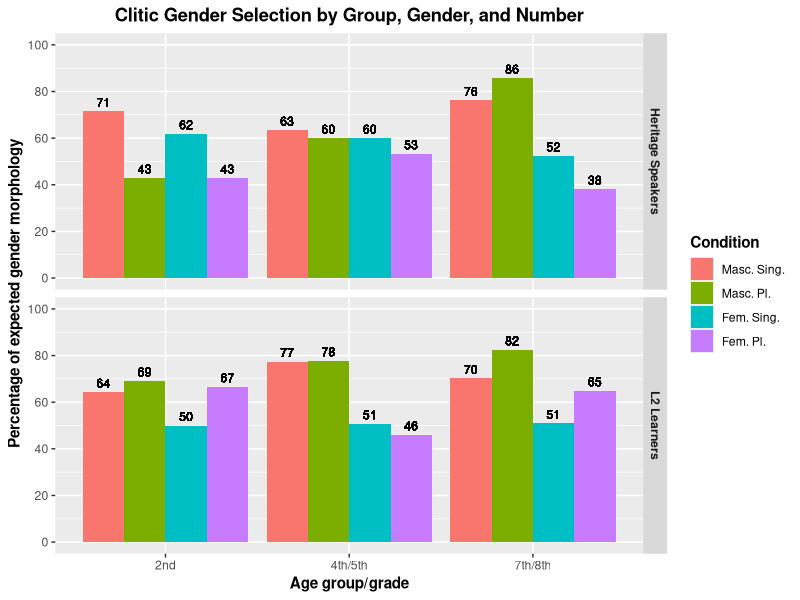
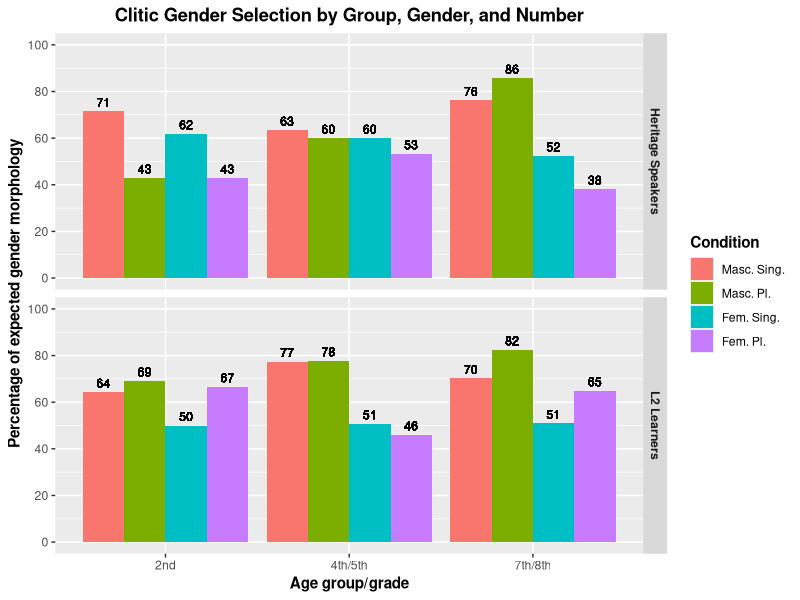

Here is the R script that generated these plots, in order:
library(tidyverse)
library(here)


# Load data
HS_2_FCT <- read_csv(here("./CSV Files/Heritage/Heritage Second Clitic FCT.csv")) %>% 
  mutate(Speaker_Group = "Heritage Speakers")

HS_45_FCT <- read_csv(here("./CSV Files/Heritage/Heritage Fourth and Fifth Clitic FCT.csv")) %>% 
  mutate(Speaker_Group = "Heritage Speakers")

HS_78_FCT <- read_csv(here("./CSV Files/Heritage/Heritage Seventh and Eighth Clitic FCT.csv")) %>% 
  mutate(Speaker_Group = "Heritage Speakers")

L2_2_FCT <- read_csv(here("./CSV Files/L2 Learners/L2 Second Clitic FCT.csv")) %>% 
  mutate(Speaker_Group = "L2 Learners")

L2_45_FCT <- read_csv(here("./CSV Files/L2 Learners/L2 Fourth and Fifth Clitic FCT.csv")) %>% 
  mutate(Speaker_Group = "L2 Learners")

L2_78_FCT <- read_csv(here("./CSV Files/L2 Learners/L2 Seventh and Eighth Clitic FCT.csv")) %>% 
  mutate(Speaker_Group = "L2 Learners")


# Separate by condition
## Masculine singular clitics
HS_2_FCT_Masculine_Singular <- HS_2_FCT %>% 
  filter(Gender == "Masculine") %>% 
  filter(Number == "Singular") %>% 
  mutate(Condition = "Masc. Sing.")

HS_45_FCT_Masculine_Singular <- HS_45_FCT %>% 
  filter(Gender == "Masculine") %>% 
  filter(Number == "Singular") %>% 
  mutate(Condition = "Masc. Sing.")

HS_78_FCT_Masculine_Singular <- HS_78_FCT %>% 
  filter(Gender == "Masculine") %>% 
  filter(Number == "Singular") %>% 
  mutate(Condition = "Masc. Sing.")

L2_2_FCT_Masculine_Singular <- L2_2_FCT %>% 
  filter(Gender == "Masculine") %>% 
  filter(Number == "Singular") %>% 
  mutate(Condition = "Masc. Sing.")

L2_45_FCT_Masculine_Singular <- L2_45_FCT %>% 
  filter(Gender == "Masculine") %>% 
  filter(Number == "Singular") %>% 
  mutate(Condition = "Masc. Sing.")

L2_78_FCT_Masculine_Singular <- L2_78_FCT %>% 
  filter(Gender == "Masculine") %>% 
  filter(Number == "Singular") %>% 
  mutate(Condition = "Masc. Sing.")


## Feminine singular clitics
HS_2_FCT_Feminine_Singular <- HS_2_FCT %>% 
  filter(Gender == "Feminine") %>% 
  filter(Number == "Singular") %>% 
  mutate(Condition = "Fem. Sing.")

HS_45_FCT_Feminine_Singular <- HS_45_FCT %>% 
  filter(Gender == "Feminine") %>% 
  filter(Number == "Singular") %>% 
  mutate(Condition = "Fem. Sing.")

HS_78_FCT_Feminine_Singular <- HS_78_FCT %>% 
  filter(Gender == "Feminine") %>% 
  filter(Number == "Singular") %>% 
  mutate(Condition = "Fem. Sing.")

L2_2_FCT_Feminine_Singular <- L2_2_FCT %>% 
  filter(Gender == "Feminine") %>% 
  filter(Number == "Singular") %>% 
  mutate(Condition = "Fem. Sing.")

L2_45_FCT_Feminine_Singular <- L2_45_FCT %>% 
  filter(Gender == "Feminine") %>% 
  filter(Number == "Singular") %>% 
  mutate(Condition = "Fem. Sing.")

L2_78_FCT_Feminine_Singular <- L2_78_FCT %>% 
  filter(Gender == "Feminine") %>% 
  filter(Number == "Singular") %>% 
  mutate(Condition = "Fem. Sing.")


## Masculine plural clitics
## Masculine singular clitics
HS_2_FCT_Masculine_Plural <- HS_2_FCT %>% 
  filter(Gender == "Masculine") %>% 
  filter(Number == "Plural") %>% 
  mutate(Condition = "Masc. Pl.")

HS_45_FCT_Masculine_Plural <- HS_45_FCT %>% 
  filter(Gender == "Masculine") %>% 
  filter(Number == "Plural") %>% 
  mutate(Condition = "Masc. Pl.")

HS_78_FCT_Masculine_Plural <- HS_78_FCT %>% 
  filter(Gender == "Masculine") %>% 
  filter(Number == "Plural") %>% 
  mutate(Condition = "Masc. Pl.")

L2_2_FCT_Masculine_Plural <- L2_2_FCT %>% 
  filter(Gender == "Masculine") %>% 
  filter(Number == "Plural") %>% 
  mutate(Condition = "Masc. Pl.")

L2_45_FCT_Masculine_Plural <- L2_45_FCT %>% 
  filter(Gender == "Masculine") %>% 
  filter(Number == "Plural") %>% 
  mutate(Condition = "Masc. Pl.")

L2_78_FCT_Masculine_Plural <- L2_78_FCT %>% 
  filter(Gender == "Masculine") %>% 
  filter(Number == "Plural") %>% 
  mutate(Condition = "Masc. Pl.")


## Feminine singular clitics
HS_2_FCT_Feminine_Plural <- HS_2_FCT %>% 
  filter(Gender == "Feminine") %>% 
  filter(Number == "Plural") %>% 
  mutate(Condition = "Fem. Pl.")

HS_45_FCT_Feminine_Plural <- HS_45_FCT %>% 
  filter(Gender == "Feminine") %>% 
  filter(Number == "Plural") %>% 
  mutate(Condition = "Fem. Pl.")

HS_78_FCT_Feminine_Plural <- HS_78_FCT %>% 
  filter(Gender == "Feminine") %>% 
  filter(Number == "Plural") %>% 
  mutate(Condition = "Fem. Pl.")

L2_2_FCT_Feminine_Plural <- L2_2_FCT %>% 
  filter(Gender == "Feminine") %>% 
  filter(Number == "Plural") %>% 
  mutate(Condition = "Fem. Pl.")

L2_45_FCT_Feminine_Plural <- L2_45_FCT %>% 
  filter(Gender == "Feminine") %>% 
  filter(Number == "Plural") %>% 
  mutate(Condition = "Fem. Pl.")

L2_78_FCT_Feminine_Plural <- L2_78_FCT %>% 
  filter(Gender == "Feminine") %>% 
  filter(Number == "Plural") %>% 
  mutate(Condition = "Fem. Pl.")


# Generate percentages by segment
## Heritage speakers, second grade
HS_2_FCT_Masculine_Singular_Average <- aggregate(HS_2_FCT_Masculine_Singular$Accuracy, list(HS_2_FCT_Masculine_Singular$Structure), FUN = mean, na.rm = TRUE)
HS_2_FCT_Masculine_Singular_Average <- HS_2_FCT_Masculine_Singular_Average %>% rename(Structure_Avg = x)
HS_2_FCT_Masculine_Singular_Average <- left_join(HS_2_FCT_Masculine_Singular, HS_2_FCT_Masculine_Singular_Average, by = c("Structure" = "Group.1")) %>%  
  mutate(Structure_Percentage = Structure_Avg * 100)

HS_2_FCT_Feminine_Singular_Average <- aggregate(HS_2_FCT_Feminine_Singular$Accuracy, list(HS_2_FCT_Feminine_Singular$Structure), FUN = mean, na.rm = TRUE)
HS_2_FCT_Feminine_Singular_Average <- HS_2_FCT_Feminine_Singular_Average %>% rename(Structure_Avg = x)
HS_2_FCT_Feminine_Singular_Average <- left_join(HS_2_FCT_Feminine_Singular, HS_2_FCT_Feminine_Singular_Average, by = c("Structure" = "Group.1")) %>%  
  mutate(Structure_Percentage = Structure_Avg * 100)

HS_2_FCT_Masculine_Plural_Average <- aggregate(HS_2_FCT_Masculine_Plural$Accuracy, list(HS_2_FCT_Masculine_Plural$Structure), FUN = mean, na.rm = TRUE)
HS_2_FCT_Masculine_Plural_Average <- HS_2_FCT_Masculine_Plural_Average %>% rename(Structure_Avg = x)
HS_2_FCT_Masculine_Plural_Average <- left_join(HS_2_FCT_Masculine_Plural, HS_2_FCT_Masculine_Plural_Average, by = c("Structure" = "Group.1")) %>%  
  mutate(Structure_Percentage = Structure_Avg * 100)

HS_2_FCT_Feminine_Plural_Average <- aggregate(HS_2_FCT_Feminine_Plural$Accuracy, list(HS_2_FCT_Feminine_Plural$Structure), FUN = mean, na.rm = TRUE)
HS_2_FCT_Feminine_Plural_Average <- HS_2_FCT_Feminine_Plural_Average %>% rename(Structure_Avg = x)
HS_2_FCT_Feminine_Plural_Average <- left_join(HS_2_FCT_Feminine_Plural, HS_2_FCT_Feminine_Plural_Average, by = c("Structure" = "Group.1")) %>%  
  mutate(Structure_Percentage = Structure_Avg * 100)


## Heritage speakers, fourth/fifth grade
HS_45_FCT_Masculine_Singular_Average <- aggregate(HS_45_FCT_Masculine_Singular$Accuracy, list(HS_45_FCT_Masculine_Singular$Structure), FUN = mean, na.rm = TRUE)
HS_45_FCT_Masculine_Singular_Average <- HS_45_FCT_Masculine_Singular_Average %>% rename(Structure_Avg = x)
HS_45_FCT_Masculine_Singular_Average <- left_join(HS_45_FCT_Masculine_Singular, HS_45_FCT_Masculine_Singular_Average, by = c("Structure" = "Group.1")) %>%  
  mutate(Structure_Percentage = Structure_Avg * 100)

HS_45_FCT_Feminine_Singular_Average <- aggregate(HS_45_FCT_Feminine_Singular$Accuracy, list(HS_45_FCT_Feminine_Singular$Structure), FUN = mean, na.rm = TRUE)
HS_45_FCT_Feminine_Singular_Average <- HS_45_FCT_Feminine_Singular_Average %>% rename(Structure_Avg = x)
HS_45_FCT_Feminine_Singular_Average <- left_join(HS_45_FCT_Feminine_Singular, HS_45_FCT_Feminine_Singular_Average, by = c("Structure" = "Group.1")) %>%  
  mutate(Structure_Percentage = Structure_Avg * 100)

HS_45_FCT_Masculine_Plural_Average <- aggregate(HS_45_FCT_Masculine_Plural$Accuracy, list(HS_45_FCT_Masculine_Plural$Structure), FUN = mean, na.rm = TRUE)
HS_45_FCT_Masculine_Plural_Average <- HS_45_FCT_Masculine_Plural_Average %>% rename(Structure_Avg = x)
HS_45_FCT_Masculine_Plural_Average <- left_join(HS_45_FCT_Masculine_Plural, HS_45_FCT_Masculine_Plural_Average, by = c("Structure" = "Group.1")) %>%  
  mutate(Structure_Percentage = Structure_Avg * 100)

HS_45_FCT_Feminine_Plural_Average <- aggregate(HS_45_FCT_Feminine_Plural$Accuracy, list(HS_45_FCT_Feminine_Plural$Structure), FUN = mean, na.rm = TRUE)
HS_45_FCT_Feminine_Plural_Average <- HS_45_FCT_Feminine_Plural_Average %>% rename(Structure_Avg = x)
HS_45_FCT_Feminine_Plural_Average <- left_join(HS_45_FCT_Feminine_Plural, HS_45_FCT_Feminine_Plural_Average, by = c("Structure" = "Group.1")) %>%  
  mutate(Structure_Percentage = Structure_Avg * 100)


## Heritage speakers, seventh/eighth grade
HS_78_FCT_Masculine_Singular_Average <- aggregate(HS_78_FCT_Masculine_Singular$Accuracy, list(HS_78_FCT_Masculine_Singular$Structure), FUN = mean, na.rm = TRUE)
HS_78_FCT_Masculine_Singular_Average <- HS_78_FCT_Masculine_Singular_Average %>% rename(Structure_Avg = x)
HS_78_FCT_Masculine_Singular_Average <- left_join(HS_78_FCT_Masculine_Singular, HS_78_FCT_Masculine_Singular_Average, by = c("Structure" = "Group.1")) %>%  
  mutate(Structure_Percentage = Structure_Avg * 100)

HS_78_FCT_Feminine_Singular_Average <- aggregate(HS_78_FCT_Feminine_Singular$Accuracy, list(HS_78_FCT_Feminine_Singular$Structure), FUN = mean, na.rm = TRUE)
HS_78_FCT_Feminine_Singular_Average <- HS_78_FCT_Feminine_Singular_Average %>% rename(Structure_Avg = x)
HS_78_FCT_Feminine_Singular_Average <- left_join(HS_78_FCT_Feminine_Singular, HS_78_FCT_Feminine_Singular_Average, by = c("Structure" = "Group.1")) %>%  
  mutate(Structure_Percentage = Structure_Avg * 100)

HS_78_FCT_Masculine_Plural_Average <- aggregate(HS_78_FCT_Masculine_Plural$Accuracy, list(HS_78_FCT_Masculine_Plural$Structure), FUN = mean, na.rm = TRUE)
HS_78_FCT_Masculine_Plural_Average <- HS_78_FCT_Masculine_Plural_Average %>% rename(Structure_Avg = x)
HS_78_FCT_Masculine_Plural_Average <- left_join(HS_78_FCT_Masculine_Plural, HS_78_FCT_Masculine_Plural_Average, by = c("Structure" = "Group.1")) %>%  
  mutate(Structure_Percentage = Structure_Avg * 100)

HS_78_FCT_Feminine_Plural_Average <- aggregate(HS_78_FCT_Feminine_Plural$Accuracy, list(HS_78_FCT_Feminine_Plural$Structure), FUN = mean, na.rm = TRUE)
HS_78_FCT_Feminine_Plural_Average <- HS_78_FCT_Feminine_Plural_Average %>% rename(Structure_Avg = x)
HS_78_FCT_Feminine_Plural_Average <- left_join(HS_78_FCT_Feminine_Plural, HS_78_FCT_Feminine_Plural_Average, by = c("Structure" = "Group.1")) %>%  
  mutate(Structure_Percentage = Structure_Avg * 100)


## L2 learners, second grade
L2_2_FCT_Masculine_Singular_Average <- aggregate(L2_2_FCT_Masculine_Singular$Accuracy, list(L2_2_FCT_Masculine_Singular$Structure), FUN = mean, na.rm = TRUE)
L2_2_FCT_Masculine_Singular_Average <- L2_2_FCT_Masculine_Singular_Average %>% rename(Structure_Avg = x)
L2_2_FCT_Masculine_Singular_Average <- left_join(L2_2_FCT_Masculine_Singular, L2_2_FCT_Masculine_Singular_Average, by = c("Structure" = "Group.1")) %>%  
  mutate(Structure_Percentage = Structure_Avg * 100)

L2_2_FCT_Feminine_Singular_Average <- aggregate(L2_2_FCT_Feminine_Singular$Accuracy, list(L2_2_FCT_Feminine_Singular$Structure), FUN = mean, na.rm = TRUE)
L2_2_FCT_Feminine_Singular_Average <- L2_2_FCT_Feminine_Singular_Average %>% rename(Structure_Avg = x)
L2_2_FCT_Feminine_Singular_Average <- left_join(L2_2_FCT_Feminine_Singular, L2_2_FCT_Feminine_Singular_Average, by = c("Structure" = "Group.1")) %>%  
  mutate(Structure_Percentage = Structure_Avg * 100)

L2_2_FCT_Masculine_Plural_Average <- aggregate(L2_2_FCT_Masculine_Plural$Accuracy, list(L2_2_FCT_Masculine_Plural$Structure), FUN = mean, na.rm = TRUE)
L2_2_FCT_Masculine_Plural_Average <- L2_2_FCT_Masculine_Plural_Average %>% rename(Structure_Avg = x)
L2_2_FCT_Masculine_Plural_Average <- left_join(L2_2_FCT_Masculine_Plural, L2_2_FCT_Masculine_Plural_Average, by = c("Structure" = "Group.1")) %>%  
  mutate(Structure_Percentage = Structure_Avg * 100)

L2_2_FCT_Feminine_Plural_Average <- aggregate(L2_2_FCT_Feminine_Plural$Accuracy, list(L2_2_FCT_Feminine_Plural$Structure), FUN = mean, na.rm = TRUE)
L2_2_FCT_Feminine_Plural_Average <- L2_2_FCT_Feminine_Plural_Average %>% rename(Structure_Avg = x)
L2_2_FCT_Feminine_Plural_Average <- left_join(L2_2_FCT_Feminine_Plural, L2_2_FCT_Feminine_Plural_Average, by = c("Structure" = "Group.1")) %>%  
  mutate(Structure_Percentage = Structure_Avg * 100)


## L2 learners, fourth/fifth grade
L2_45_FCT_Masculine_Singular_Average <- aggregate(L2_45_FCT_Masculine_Singular$Accuracy, list(L2_45_FCT_Masculine_Singular$Structure), FUN = mean, na.rm = TRUE)
L2_45_FCT_Masculine_Singular_Average <- L2_45_FCT_Masculine_Singular_Average %>% rename(Structure_Avg = x)
L2_45_FCT_Masculine_Singular_Average <- left_join(L2_45_FCT_Masculine_Singular, L2_45_FCT_Masculine_Singular_Average, by = c("Structure" = "Group.1")) %>%  
  mutate(Structure_Percentage = Structure_Avg * 100)

L2_45_FCT_Feminine_Singular_Average <- aggregate(L2_45_FCT_Feminine_Singular$Accuracy, list(L2_45_FCT_Feminine_Singular$Structure), FUN = mean, na.rm = TRUE)
L2_45_FCT_Feminine_Singular_Average <- L2_45_FCT_Feminine_Singular_Average %>% rename(Structure_Avg = x)
L2_45_FCT_Feminine_Singular_Average <- left_join(L2_45_FCT_Feminine_Singular, L2_45_FCT_Feminine_Singular_Average, by = c("Structure" = "Group.1")) %>%  
  mutate(Structure_Percentage = Structure_Avg * 100)

L2_45_FCT_Masculine_Plural_Average <- aggregate(L2_45_FCT_Masculine_Plural$Accuracy, list(L2_45_FCT_Masculine_Plural$Structure), FUN = mean, na.rm = TRUE)
L2_45_FCT_Masculine_Plural_Average <- L2_45_FCT_Masculine_Plural_Average %>% rename(Structure_Avg = x)
L2_45_FCT_Masculine_Plural_Average <- left_join(L2_45_FCT_Masculine_Plural, L2_45_FCT_Masculine_Plural_Average, by = c("Structure" = "Group.1")) %>%  
  mutate(Structure_Percentage = Structure_Avg * 100)

L2_45_FCT_Feminine_Plural_Average <- aggregate(L2_45_FCT_Feminine_Plural$Accuracy, list(L2_45_FCT_Feminine_Plural$Structure), FUN = mean, na.rm = TRUE)
L2_45_FCT_Feminine_Plural_Average <- L2_45_FCT_Feminine_Plural_Average %>% rename(Structure_Avg = x)
L2_45_FCT_Feminine_Plural_Average <- left_join(L2_45_FCT_Feminine_Plural, L2_45_FCT_Feminine_Plural_Average, by = c("Structure" = "Group.1")) %>%  
  mutate(Structure_Percentage = Structure_Avg * 100)


## L2 learners, seventh/eighth grade
L2_78_FCT_Masculine_Singular_Average <- aggregate(L2_78_FCT_Masculine_Singular$Accuracy, list(L2_78_FCT_Masculine_Singular$Structure), FUN = mean, na.rm = TRUE)
L2_78_FCT_Masculine_Singular_Average <- L2_78_FCT_Masculine_Singular_Average %>% rename(Structure_Avg = x)
L2_78_FCT_Masculine_Singular_Average <- left_join(L2_78_FCT_Masculine_Singular, L2_78_FCT_Masculine_Singular_Average, by = c("Structure" = "Group.1")) %>%  
  mutate(Structure_Percentage = Structure_Avg * 100)

L2_78_FCT_Feminine_Singular_Average <- aggregate(L2_78_FCT_Feminine_Singular$Accuracy, list(L2_78_FCT_Feminine_Singular$Structure), FUN = mean, na.rm = TRUE)
L2_78_FCT_Feminine_Singular_Average <- L2_78_FCT_Feminine_Singular_Average %>% rename(Structure_Avg = x)
L2_78_FCT_Feminine_Singular_Average <- left_join(L2_78_FCT_Feminine_Singular, L2_78_FCT_Feminine_Singular_Average, by = c("Structure" = "Group.1")) %>%  
  mutate(Structure_Percentage = Structure_Avg * 100)

L2_78_FCT_Masculine_Plural_Average <- aggregate(L2_78_FCT_Masculine_Plural$Accuracy, list(L2_78_FCT_Masculine_Plural$Structure), FUN = mean, na.rm = TRUE)
L2_78_FCT_Masculine_Plural_Average <- L2_78_FCT_Masculine_Plural_Average %>% rename(Structure_Avg = x)
L2_78_FCT_Masculine_Plural_Average <- left_join(L2_78_FCT_Masculine_Plural, L2_78_FCT_Masculine_Plural_Average, by = c("Structure" = "Group.1")) %>%  
  mutate(Structure_Percentage = Structure_Avg * 100)

L2_78_FCT_Feminine_Plural_Average <- aggregate(L2_78_FCT_Feminine_Plural$Accuracy, list(L2_78_FCT_Feminine_Plural$Structure), FUN = mean, na.rm = TRUE)
L2_78_FCT_Feminine_Plural_Average <- L2_78_FCT_Feminine_Plural_Average %>% rename(Structure_Avg = x)
L2_78_FCT_Feminine_Plural_Average <- left_join(L2_78_FCT_Feminine_Plural, L2_78_FCT_Feminine_Plural_Average, by = c("Structure" = "Group.1")) %>%  
  mutate(Structure_Percentage = Structure_Avg * 100)


# Rejoin datasets
## By condition
Masculine_Singular <- rbind(HS_2_FCT_Masculine_Singular_Average, HS_45_FCT_Masculine_Singular_Average, HS_78_FCT_Masculine_Singular_Average, L2_2_FCT_Masculine_Singular_Average, L2_45_FCT_Masculine_Singular_Average, L2_78_FCT_Masculine_Singular_Average)
Feminine_Singular <- rbind(HS_2_FCT_Feminine_Singular_Average, HS_45_FCT_Feminine_Singular_Average, HS_78_FCT_Feminine_Singular_Average, L2_2_FCT_Feminine_Singular_Average, L2_45_FCT_Feminine_Singular_Average, L2_78_FCT_Feminine_Singular_Average)
Masculine_Plural <- rbind(HS_2_FCT_Masculine_Plural_Average, HS_45_FCT_Masculine_Plural_Average, HS_78_FCT_Masculine_Plural_Average, L2_2_FCT_Masculine_Plural_Average, L2_45_FCT_Masculine_Plural_Average, L2_78_FCT_Masculine_Plural_Average)
Feminine_Plural <- rbind(HS_2_FCT_Feminine_Plural_Average, HS_45_FCT_Feminine_Plural_Average, HS_78_FCT_Feminine_Plural_Average, L2_2_FCT_Feminine_Plural_Average, L2_45_FCT_Feminine_Plural_Average, L2_78_FCT_Feminine_Plural_Average)

## Master file
Master <- rbind(Masculine_Singular, Feminine_Singular, Masculine_Plural, Feminine_Plural)
Master$Condition <- factor(Master$Condition, levels = c("Masc. Sing.", "Masc. Pl.", "Fem. Sing.", "Fem. Pl."))


# Generate bar plots
## With labels
Bar_Graph <- Master %>% 
  ggplot(aes(x = Age_Group, y = Structure_Percentage, fill = Condition)) + 
  geom_bar(position = "dodge", stat = "identity") +
  facet_grid(facets = vars(Speaker_Group)) +
  scale_y_continuous(breaks = seq (0, 100, 20),
                     limits = c(0, 100)) +
  geom_text(aes(label = round(Structure_Percentage)),
            position = position_dodge(width = .9),
            vjust = -0.5,
            size = 3) +
  labs(x = "Age group/grade", y = "Percentage of expected gender morphology", fill = "Condition", title = "Clitic Gender Selection by Group, Gender, and Number") +
  theme(axis.title = element_text(face = "bold"),
        plot.title = element_text(hjust = 0.5, face = "bold"),
        legend.title = element_text(face = "bold"),
        strip.text = element_text(face = "bold"))

Bar_Graph

ggsave(filename = here("Gender Comprehension Manuscript (Frontiers)", "Graphs", "Frontiers Gender Figure 2.pdf"),
       plot = Bar_Graph,
       device = "pdf",
       width = 6.5,
       height = 3.5,
       units = "in")
